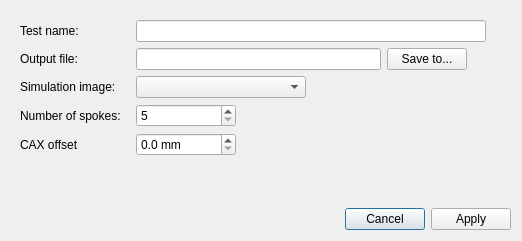
<?xml version="1.0" encoding="UTF-8"?>
<ui version="4.0">
 <class>StarshotTestDialog</class>
 <widget class="QDialog" name="StarshotTestDialog">
  <property name="geometry">
   <rect>
    <x>0</x>
    <y>0</y>
    <width>522</width>
    <height>241</height>
   </rect>
  </property>
  <layout class="QGridLayout" name="gridLayout">
   <item row="1" column="0">
    <spacer name="buttons_spacer">
     <property name="orientation">
      <enum>Qt::Vertical</enum>
     </property>
     <property name="sizeType">
      <enum>QSizePolicy::Fixed</enum>
     </property>
     <property name="sizeHint" stdset="0">
      <size>
       <width>10</width>
       <height>10</height>
      </size>
     </property>
    </spacer>
   </item>
   <item row="2" column="0">
    <widget class="QDialogButtonBox" name="button_box">
     <property name="sizePolicy">
      <sizepolicy hsizetype="MinimumExpanding" vsizetype="Fixed">
       <horstretch>0</horstretch>
       <verstretch>0</verstretch>
      </sizepolicy>
     </property>
     <property name="styleSheet">
      <string notr="true"/>
     </property>
     <property name="standardButtons">
      <set>QDialogButtonBox::Apply|QDialogButtonBox::Cancel</set>
     </property>
    </widget>
   </item>
   <item row="0" column="0">
    <widget class="QScrollArea" name="scrollArea">
     <property name="sizePolicy">
      <sizepolicy hsizetype="Expanding" vsizetype="Expanding">
       <horstretch>0</horstretch>
       <verstretch>0</verstretch>
      </sizepolicy>
     </property>
     <property name="frameShape">
      <enum>QFrame::NoFrame</enum>
     </property>
     <property name="widgetResizable">
      <bool>true</bool>
     </property>
     <widget class="QWidget" name="scrollAreaWidgetContents">
      <property name="geometry">
       <rect>
        <x>0</x>
        <y>0</y>
        <width>504</width>
        <height>177</height>
       </rect>
      </property>
      <property name="sizePolicy">
       <sizepolicy hsizetype="Preferred" vsizetype="MinimumExpanding">
        <horstretch>0</horstretch>
        <verstretch>0</verstretch>
       </sizepolicy>
      </property>
      <layout class="QVBoxLayout" name="verticalLayout_3">
       <item>
        <widget class="QFrame" name="frame">
         <property name="frameShape">
          <enum>QFrame::NoFrame</enum>
         </property>
         <property name="frameShadow">
          <enum>QFrame::Raised</enum>
         </property>
         <layout class="QVBoxLayout" name="verticalLayout_2">
          <property name="leftMargin">
           <number>0</number>
          </property>
          <property name="topMargin">
           <number>0</number>
          </property>
          <property name="rightMargin">
           <number>0</number>
          </property>
          <property name="bottomMargin">
           <number>0</number>
          </property>
          <item>
           <layout class="QFormLayout" name="formLayout">
            <property name="horizontalSpacing">
             <number>15</number>
            </property>
            <item row="0" column="0">
             <widget class="QLabel" name="test_name_label">
              <property name="text">
               <string>Test name:</string>
              </property>
             </widget>
            </item>
            <item row="0" column="1">
             <widget class="QLineEdit" name="test_name_le">
              <property name="sizePolicy">
               <sizepolicy hsizetype="Maximum" vsizetype="Fixed">
                <horstretch>0</horstretch>
                <verstretch>0</verstretch>
               </sizepolicy>
              </property>
              <property name="maximumSize">
               <size>
                <width>350</width>
                <height>16777215</height>
               </size>
              </property>
             </widget>
            </item>
            <item row="1" column="0">
             <widget class="QLabel" name="output_file_label">
              <property name="text">
               <string>Output file:</string>
              </property>
             </widget>
            </item>
            <item row="1" column="1">
             <layout class="QHBoxLayout" name="horizontalLayout_2">
              <property name="spacing">
               <number>6</number>
              </property>
              <item>
               <widget class="QLineEdit" name="out_file_le">
                <property name="sizePolicy">
                 <sizepolicy hsizetype="Maximum" vsizetype="Fixed">
                  <horstretch>0</horstretch>
                  <verstretch>0</verstretch>
                 </sizepolicy>
                </property>
                <property name="minimumSize">
                 <size>
                  <width>245</width>
                  <height>0</height>
                 </size>
                </property>
                <property name="readOnly">
                 <bool>true</bool>
                </property>
               </widget>
              </item>
              <item>
               <widget class="QPushButton" name="select_file_btn">
                <property name="text">
                 <string>Save to...</string>
                </property>
               </widget>
              </item>
              <item>
               <spacer name="horizontalSpacer">
                <property name="orientation">
                 <enum>Qt::Horizontal</enum>
                </property>
                <property name="sizeHint" stdset="0">
                 <size>
                  <width>40</width>
                  <height>20</height>
                 </size>
                </property>
               </spacer>
              </item>
             </layout>
            </item>
            <item row="2" column="0">
             <widget class="QLabel" name="sim_image_label">
              <property name="text">
               <string>Simulation image:</string>
              </property>
             </widget>
            </item>
            <item row="2" column="1">
             <widget class="QComboBox" name="sim_image_cb">
              <property name="sizePolicy">
               <sizepolicy hsizetype="Fixed" vsizetype="Fixed">
                <horstretch>0</horstretch>
                <verstretch>0</verstretch>
               </sizepolicy>
              </property>
              <property name="minimumSize">
               <size>
                <width>170</width>
                <height>0</height>
               </size>
              </property>
             </widget>
            </item>
            <item row="3" column="0">
             <widget class="QLabel" name="num_spokes_label">
              <property name="text">
               <string>Number of spokes:</string>
              </property>
             </widget>
            </item>
            <item row="3" column="1">
             <widget class="QSpinBox" name="num_spokes_sb">
              <property name="maximumSize">
               <size>
                <width>100</width>
                <height>16777215</height>
               </size>
              </property>
              <property name="minimum">
               <number>5</number>
              </property>
              <property name="maximum">
               <number>12</number>
              </property>
             </widget>
            </item>
            <item row="4" column="0">
             <widget class="QLabel" name="cax_offset_label">
              <property name="text">
               <string>CAX offset</string>
              </property>
             </widget>
            </item>
            <item row="4" column="1">
             <widget class="QDoubleSpinBox" name="cax_offset_dsb">
              <property name="sizePolicy">
               <sizepolicy hsizetype="Fixed" vsizetype="Fixed">
                <horstretch>0</horstretch>
                <verstretch>0</verstretch>
               </sizepolicy>
              </property>
              <property name="minimumSize">
               <size>
                <width>100</width>
                <height>0</height>
               </size>
              </property>
              <property name="suffix">
               <string> mm</string>
              </property>
              <property name="decimals">
               <number>1</number>
              </property>
             </widget>
            </item>
           </layout>
          </item>
         </layout>
        </widget>
       </item>
      </layout>
     </widget>
    </widget>
   </item>
  </layout>
 </widget>
 <resources/>
 <connections>
  <connection>
   <sender>button_box</sender>
   <signal>accepted()</signal>
   <receiver>StarshotTestDialog</receiver>
   <slot>accept()</slot>
   <hints>
    <hint type="sourcelabel">
     <x>248</x>
     <y>254</y>
    </hint>
    <hint type="destinationlabel">
     <x>157</x>
     <y>274</y>
    </hint>
   </hints>
  </connection>
  <connection>
   <sender>button_box</sender>
   <signal>rejected()</signal>
   <receiver>StarshotTestDialog</receiver>
   <slot>reject()</slot>
   <hints>
    <hint type="sourcelabel">
     <x>316</x>
     <y>260</y>
    </hint>
    <hint type="destinationlabel">
     <x>286</x>
     <y>274</y>
    </hint>
   </hints>
  </connection>
 </connections>
</ui>
